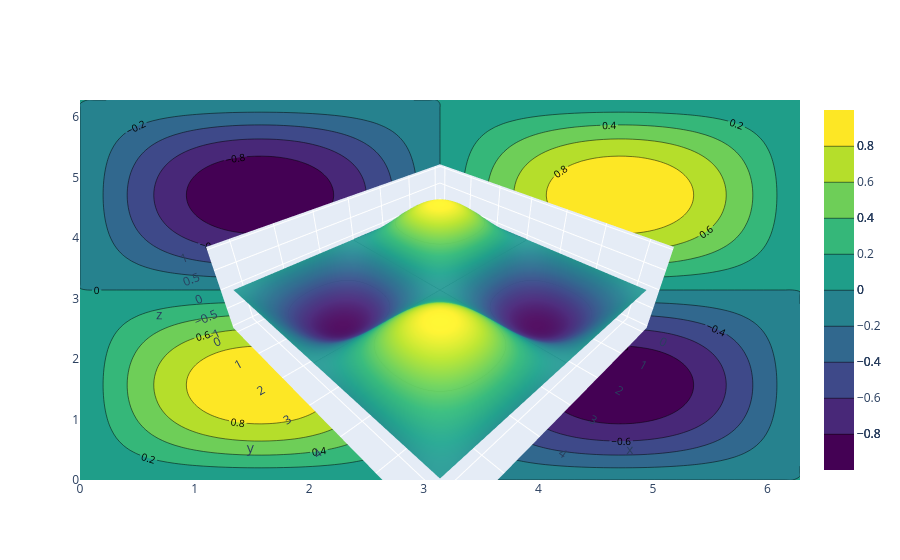

Here is the notebook cell this chart was saved with:
### Markdown cell above
plotly 允许多图层叠加：

### Code cell
contour = go.Contour(
    x=x,
    y=y,
    z=Z,
    colorscale="Viridis",
    contours={"showlabels": True,
    "labelfont": {"size": 10}},
)
fig.add_trace(contour)
